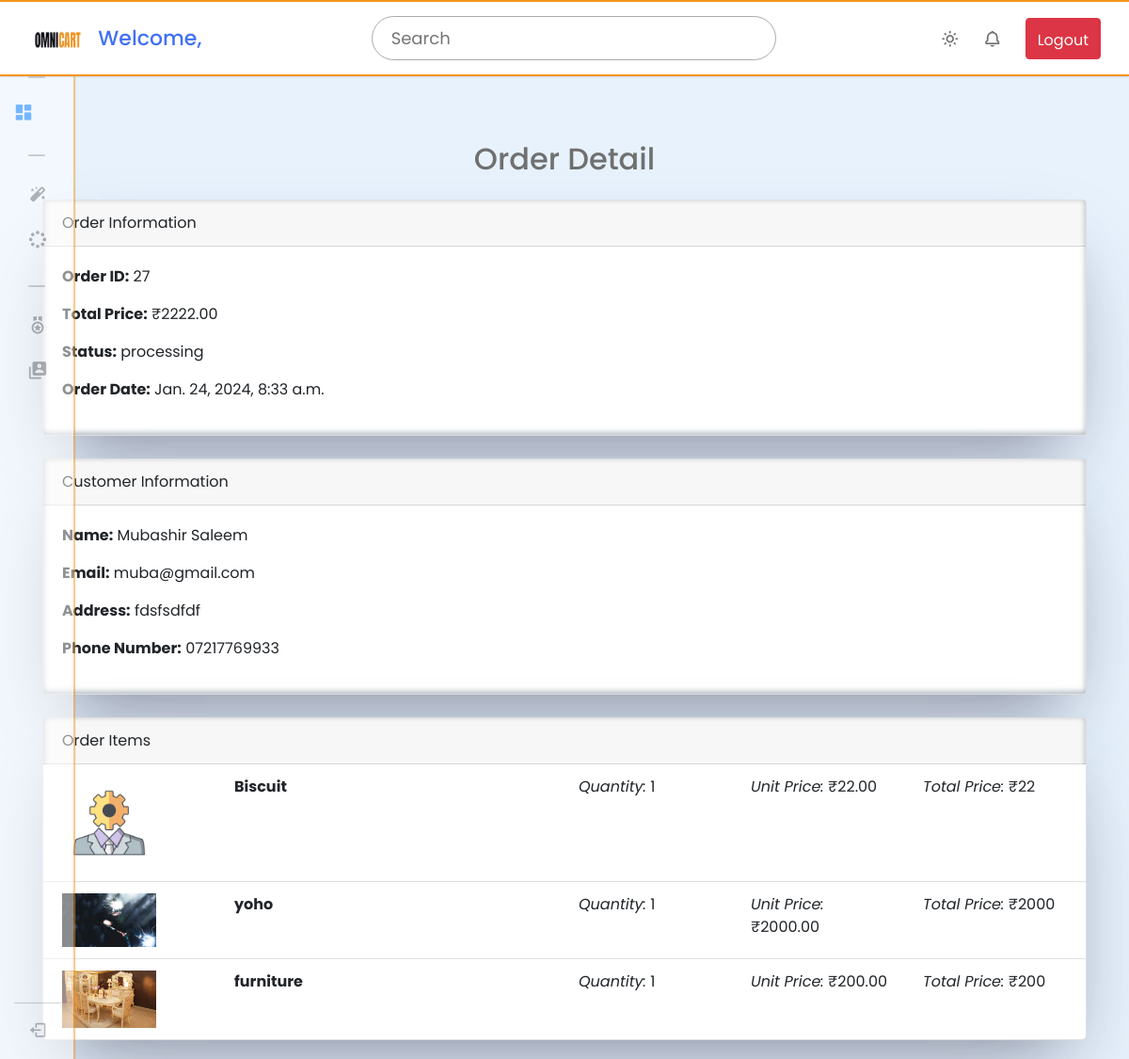
/orders/27/, run on an earlier commit of the app's database.
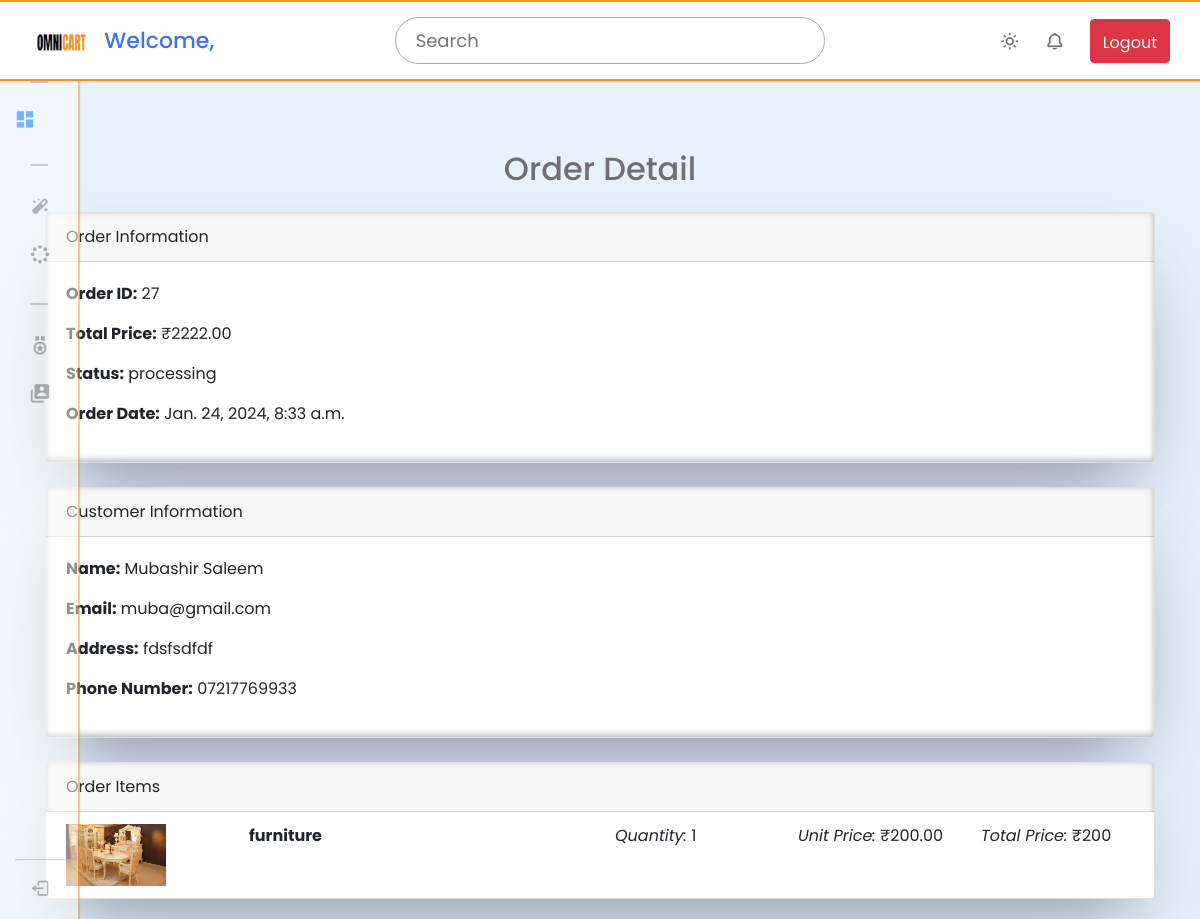
And on a later commit of the database.
### OmniApp/models.py (models this page shows, shortened)
class Order(models.Model):
    PENDING = "pending"
    PROCESSING = "processing"
    SHIPPED = "shipped"
    DELIVERED = "delivered"
    STATUS_CHOICES = [
        (PENDING, "Pending"),
        (PROCESSING, "Processing"),
        (SHIPPED, "Shipped"),
        (DELIVERED, "Delivered"),
    ]
    user = models.ForeignKey(User, on_delete=models.CASCADE)
    total_price = models.DecimalField(max_digits=10, decimal_places=2)
    status = models.CharField(max_length=20, choices=STATUS_CHOICES, default=PENDING)
    order_date = models.DateTimeField(auto_now_add=True)

class Customer(AbstractBaseUser):
    USER_TYPE_CHOICES = [
        ("user", "User"),
        ("manufacturer", "Manufacturer"),
    ]
    id = models.UUIDField(
        primary_key=True, default=uuid.uuid4, editable=False, unique=True
    )
    username = models.CharField(max_length=255, unique=True)
    email = models.EmailField(unique=True)
    user_type = models.CharField(max_length=15, choices=USER_TYPE_CHOICES)
    full_name = models.CharField(max_length=255)
    company = models.CharField(max_length=255, null=True, blank=True)
    company_logo_image = models.ImageField(
        upload_to="logo_images/", null=True, blank=True
    )
    country = models.CharField(max_length=255, null=True, blank=True)
    postal_code = models.CharField(max_length=20, blank=True, null=True)
    address = models.TextField(blank=True, null=True)
    phone_number = models.CharField(max_length=20, blank=True, null=True)
    registration_date = models.DateTimeField(auto_now_add=True)
    login_status = models.BooleanField(default=False)
    objects = CustomUserManager()
    USERNAME_FIELD = "username"
    REQUIRED_FIELDS = ["username"]

class OrderItem(models.Model):
    order = models.ForeignKey(Order, related_name="items", on_delete=models.CASCADE)
    product = models.ForeignKey(Product, on_delete=models.CASCADE)
    quantity = models.PositiveIntegerField()
    unit_price = models.DecimalField(max_digits=10, decimal_places=2)

class Product(models.Model):
    product_id = models.UUIDField(
        primary_key=True, default=uuid.uuid4, editable=False, unique=True
    )
    product_name = models.CharField(max_length=255)
    manufacturer_id = models.ForeignKey(
        Customer, on_delete=models.CASCADE, related_name="products"
    )
    quantity = models.PositiveIntegerField()
    product_image = models.ImageField(
        upload_to="product_images/", null=True, blank=True
    )
    unit_weight = models.FloatField()
    product_description = models.TextField()
    unit_price = models.DecimalField(max_digits=10, decimal_places=2)
    product_short_description = models.TextField(default=" ")
    categories = models.ManyToManyField(Categoryies, related_name='products')
    tags = models.ManyToManyField(Tag, related_name='products')

### OmniApp/views.py (the view)
# urls.py: path("orders/<int:order_id>/", order_detail, name="order_detail"),
def order_detail(request, order_id):
    order = get_object_or_404(Order, id=order_id)
    customer = get_object_or_404(User, id=order.user_id)
    customers = Customer.objects.get(email=customer.email)
    context = {
        "order": order,
        "customer": customers,
    }
    return render(request, "OmniCart/admin/order/order_detail.html", context)

### templates/OmniCart/admin/order/order_detail.html (shortened to what this page needs)
{% extends 'OmniCart/admin_panel_layout.html' %}
{% block content %}
<div class="container mt-5.3">
    <h2 class="text-center mb-4">Order Detail</h2>
    <div class="card mb-4">
        <div class="card-header">
            Order Information
        </div>
        <div class="card-body">
            <p><strong>Order ID:</strong> {{ order.id }}</p>
            <p><strong>Total Price:</strong> ₹{{ order.total_price }}</p>
            <p><strong>Status:</strong> {{ order.status }}</p>
            <p><strong>Order Date:</strong> {{ order.order_date }}</p>
        </div>
    </div>
    <div class="card mb-4">
        <div class="card-header">
            Customer Information
        </div>
        <div class="card-body">
            <p><strong>Name:</strong> {{ customer.full_name }}</p>
            <p><strong>Email:</strong> {{ customer.email }}</p>
            <p><strong>Address:</strong> {{ customer.address}}</p>
            <p><strong>Phone Number:</strong> {{ customer.phone_number }}</p>
        </div>
    </div>
    <div class="card">
        <div class="card-header">
            Order Items
        </div>
        <ul class="list-group list-group-flush">
            {% for item in order.items.all %}
                <li class="list-group-item">
                    <div class="row">
                        <div class="col-md-2">
                            <img src="{{ item.product.product_image.url }}" alt="{{ item.product.product_name }}" style="max-width: 100px;">
                        </div>
                        <div class="col-md-4">
                            <strong>{{ item.product.product_name }}</strong>
                        </div>
                        <div class="col-md-2">
                            <em>Quantity:</em> {{ item.quantity }}
                        </div>
                        <div class="col-md-2">
                            <em>Unit Price:</em> ₹{{ item.unit_price }}
                        </div>
                        <div class="col-md-2">
                            <em>Total Price:</em> ₹{% widthratio item.product.unit_price 1 item.quantity %}
                        </div>
                    </div>
                </li>
            {% endfor %}
        </ul>
    </div>
</div>
{% endblock %}

### templates/OmniCart/admin_panel_layout.html (shortened to what this page needs)
{% load static %}
<!DOCTYPE html>
<html lang="en">
<head>
    <link href="https://unpkg.com/boxicons@2.1.4/css/boxicons.min.css" rel="stylesheet" />
    <link rel="stylesheet" href="https://stackpath.bootstrapcdn.com/bootstrap/4.3.1/css/bootstrap.min.css">
    <link rel="stylesheet" href="{% static 'admin-style.css' %}">
    <link rel="stylesheet" href="https://cdn.datatables.net/1.13.7/css/jquery.dataTables.css" />
</head>
<body>
    {% include '../partials/_adminbar.html' %}
    {% include '../partials/_sidebar.html' %}
    <div class="content">
        {% block content %}{% endblock %}
    </div>
</body>
</html>

### templates/partials/_adminbar.html (shortened to what this page needs)
{% load static %}
<nav class="navbar">
    <div class="logo_item">
            <img src="{% static 'homepage-images/OMNI.png' %}" width="100%" alt="Default Logo" style="width: 30%;">
        Welcome, {{ request.user.username }}
    </div>
    <div class="search_bar">
        <input type="text" placeholder="Search" />
    </div>
    <div class="navbar_content">
        <i class='bx bx-sun' id="darkLight"></i>
        <i class='bx bx-bell'></i>
        <form method="post" action="{% url 'logout' %}">
            <button type="submit" class="btn btn-danger">
                 Logout
            </button>
        </form>
    </div>
</nav>

### templates/partials/_sidebar.html (shortened to what this page needs)
{% load static %}
<nav class="sidebar">
    <div class="menu_content">
      <ul class="menu_items">
        <div class="menu_title menu_dahsboard"></div>
        <li class="item">
          <a href="{% url 'admin_panel' customer_id=request.session.customer.id %}" style="text-decoration: none;">
            <span class="navlink_icon">
              <i class='bx bxs-dashboard'></i>
            </span>
           <span class="navlink">Dashboard</span></a>
        </li>
      </ul>
      <ul class="menu_items">
        <div class="menu_title menu_editor"></div>
        <li class="item">
          <a href="{% url 'add_product' %}" class="nav_link">
            <span class="navlink_icon">
              <i class="bx bxs-magic-wand"></i>
            </span>
          </a>
        </li>
        <li class="item">
          <a href="{% url 'product_list' %}" class="nav_link">
            <span class="navlink_icon">
              <i class="bx bx-loader-circle"></i>
            </span>
          </a>
        </li>
      </ul>
      <ul class="menu_items">
        <div class="menu_title menu_setting"></div>
        <li class="item">
          <a href="{% url 'order_list' %}" class="nav_link">
            <span class="navlink_icon">
              <i class="bx bx-medal"></i>
            </span>
          </a>
        </li>
        <li class="item">
          <a href="{% url 'admin_account' %}" class="nav_link">
            <span class="navlink_icon">
              <i class='bx bxs-user-account'></i>
            </span>
          </a>
        </li>
      </ul>
      <div class="bottom_content">
        <div class="bottom expand_sidebar">
        </div>
        <div class="bottom collapse_sidebar">
          <i class='bx bx-log-out'></i>
        </div>
      </div>
    </div>
  </nav>

### static/admin-style.css (style rules this page uses)
* { margin: 0; padding: 0; box-sizing: border-box; font-family: "Poppins", sans-serif; }
:root { --white-color: #fff; --blue-color: #4070f4; --grey-color: #707070; --grey-color-light: #aaa; }
body { background-color: #e7f2fd; transition: all 0.5s ease; }
.navbar { position: fixed; top: 0; width: 100%; left: 0; background-color: var(--white-color); display: flex; align-items: center; justify-content: space-between; padding: 15px 30px; z-index: 1000; box-shadow: 0 0 2px var(--grey-color-light); border-bottom: 2px solid #F6941C; border-top: 2px solid #F6941C; }
.logo_item { display: flex; align-items: center; column-gap: 10px; font-size: 22px; font-weight: 500; color: var(--blue-color); }
.navbar img { width: 35px; height: 35px; border-radius: 50%; }
.search_bar { height: 47px; max-width: 430px; width: 100%; }
.search_bar input { height: 100%; width: 100%; border-radius: 25px; font-size: 18px; outline: none; background-color: var(--white-color); color: var(--grey-color); border: 1px solid var(--grey-color-light); padding: 0 20px; }
.navbar_content { display: flex; align-items: center; column-gap: 25px; }
.navbar_content i { cursor: pointer; font-size: 20px; color: var(--grey-color); }
.sidebar { background-color: var(--white-color); width: 260px; position: fixed; top: 0; left: 0; height: 100%; padding: 80px 20px; z-index: 100; overflow-y: scroll; box-shadow: 0 0 1px var(--grey-color-light); transition: all 0.5s ease; border-right: 2px solid #F6941C; }
.sidebar.close { padding: 60px 0; width: 80px; }
.menu_content { position: relative; }
.menu_title { margin: 15px 0; padding: 0 20px; font-size: 18px; }
.sidebar.close .menu_title { padding: 6px 30px; }
.menu_title::before { color: var(--grey-color); white-space: nowrap; }
.menu_dahsboard::before { content: "Dashboard"; }
.menu_editor::before { content: "Product"; }
.menu_setting::before { content: "Orders"; }
.sidebar.close .menu_title::before { content: ""; position: absolute; height: 2px; width: 18px; border-radius: 12px; background: var(--grey-color-light); }
.menu_items { padding: 0; list-style: none; }
.navlink_icon { position: relative; font-size: 22px; min-width: 50px; line-height: 40px; display: inline-block; text-align: center; border-radius: 6px; }
.navlink_icon::before { content: ""; position: absolute; height: 100%; width: calc(100% + 100px); left: -20px; }
.sidebar .nav_link { display: flex; align-items: center; width: 100%; padding: 4px 15px; border-radius: 8px; text-decoration: none; color: var(--grey-color); white-space: nowrap; }
.bottom_content { position: fixed; bottom: 60px; left: 0; width: 260px; cursor: pointer; transition: all 0.5s ease; }
.bottom { position: absolute; display: flex; align-items: center; left: 0; justify-content: space-around; padding: 18px 0; text-align: center; width: 100%; color: var(--grey-color); border-top: 1px solid var(--grey-color-light); background-color: var(--white-color); }
.bottom i { font-size: 20px; }
.sidebar.close .bottom_content { width: 50px; left: 15px; }
.container { margin-top: 150px; }
.container h2 { color: var(--grey-color); }
.card { margin-bottom: 20px; box-shadow: rgba(50, 50, 93, 0.25) 0px 50px 100px -20px, rgba(0, 0, 0, 0.3) 0px 30px 60px -30px, rgba(10, 37, 64, 0.35) 0px -2px 6px 0px inset; }

What changed in the data, as far as the page shows it:
removed OrderItem: product.product_image (picture), product.product_name "Biscuit", quantity "1", unit_price "22.00", product+quantity "22"
removed OrderItem: product.product_image (picture), product.product_name "yoho", quantity "1", unit_price "2000.00", product+quantity "2000"
